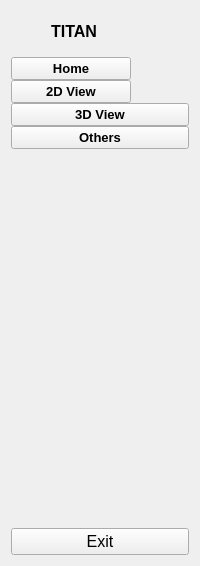
     <widget class="QWidget" name="full_menu_widget" native="true">
      <layout class="QVBoxLayout" name="verticalLayout_4">
       <item>
        <layout class="QHBoxLayout" name="horizontalLayout_2">
         <property name="spacing">
          <number>0</number>
         </property>
         <item>
          <widget class="QLabel" name="logo_label_2">
           <property name="minimumSize">
            <size>
             <width>40</width>
             <height>40</height>
            </size>
           </property>
           <property name="maximumSize">
            <size>
             <width>40</width>
             <height>40</height>
            </size>
           </property>
           <property name="text">
            <string/>
           </property>
           <property name="pixmap">
            <pixmap resource="resource.qrc">:/icon/icon/thunderstorm.png</pixmap>
           </property>
           <property name="scaledContents">
            <bool>true</bool>
           </property>
           <property name="alignment">
            <set>Qt::AlignCenter</set>
           </property>
          </widget>
         </item>
         <item alignment="Qt::AlignLeft">
          <widget class="QLabel" name="logo_label_3">
           <property name="font">
            <font>
             <family>Arial</family>
             <pointsize>12</pointsize>
             <weight>75</weight>
             <bold>true</bold>
            </font>
           </property>
           <property name="text">
            <string>TITAN</string>
           </property>
           <property name="alignment">
            <set>Qt::AlignCenter</set>
           </property>
          </widget>
         </item>
        </layout>
       </item>
       <item>
        <layout class="QVBoxLayout" name="verticalLayout_2">
         <property name="spacing">
          <number>0</number>
         </property>
         <item alignment="Qt::AlignLeft|Qt::AlignVCenter">
          <widget class="QPushButton" name="home_btn_2">
           <property name="sizePolicy">
            <sizepolicy hsizetype="Minimum" vsizetype="Preferred">
             <horstretch>0</horstretch>
             <verstretch>0</verstretch>
            </sizepolicy>
           </property>
           <property name="minimumSize">
            <size>
             <width>120</width>
             <height>0</height>
            </size>
           </property>
           <property name="font">
            <font>
             <family>Arial</family>
             <pointsize>10</pointsize>
             <weight>75</weight>
             <bold>true</bold>
            </font>
           </property>
           <property name="layoutDirection">
            <enum>Qt::LeftToRight</enum>
           </property>
           <property name="text">
            <string>Home</string>
           </property>
           <property name="icon">
            <iconset resource="resource.qrc">
             <normaloff>:/icon/icon/home_color.ico</normaloff>:/icon/icon/home_color.ico</iconset>
           </property>
           <property name="iconSize">
            <size>
             <width>25</width>
             <height>25</height>
            </size>
           </property>
           <property name="checkable">
            <bool>true</bool>
           </property>
           <property name="autoExclusive">
            <bool>true</bool>
           </property>
           <property name="autoDefault">
            <bool>false</bool>
           </property>
           <property name="default">
            <bool>false</bool>
           </property>
           <property name="flat">
            <bool>false</bool>
           </property>
          </widget>
         </item>
         <item alignment="Qt::AlignLeft">
          <widget class="QPushButton" name="view2d_2">
           <property name="sizePolicy">
            <sizepolicy hsizetype="Minimum" vsizetype="Preferred">
             <horstretch>0</horstretch>
             <verstretch>0</verstretch>
            </sizepolicy>
           </property>
           <property name="minimumSize">
            <size>
             <width>120</width>
             <height>0</height>
            </size>
           </property>
           <property name="font">
            <font>
             <family>Arial</family>
             <pointsize>10</pointsize>
             <weight>75</weight>
             <bold>true</bold>
            </font>
           </property>
           <property name="text">
            <string>2D View</string>
           </property>
           <property name="icon">
            <iconset resource="resource.qrc">
             <normaloff>:/icon/icon/2d_color.ico</normaloff>:/icon/icon/2d_color.ico</iconset>
           </property>
           <property name="iconSize">
            <size>
             <width>25</width>
             <height>25</height>
            </size>
           </property>
           <property name="checkable">
            <bool>true</bool>
           </property>
           <property name="autoExclusive">
            <bool>true</bool>
           </property>
          </widget>
         </item>
         <item>
          <widget class="QPushButton" name="view3d_2">
           <property name="sizePolicy">
            <sizepolicy hsizetype="Minimum" vsizetype="Preferred">
             <horstretch>0</horstretch>
             <verstretch>0</verstretch>
            </sizepolicy>
           </property>
           <property name="minimumSize">
            <size>
             <width>120</width>
             <height>0</height>
            </size>
           </property>
           <property name="font">
            <font>
             <family>Arial</family>
             <pointsize>10</pointsize>
             <weight>75</weight>
             <bold>true</bold>
            </font>
           </property>
           <property name="text">
            <string>3D View</string>
           </property>
           <property name="icon">
            <iconset resource="resource.qrc">
             <normaloff>:/icon/icon/3d-cube.ico</normaloff>:/icon/icon/3d-cube.ico</iconset>
           </property>
           <property name="iconSize">
            <size>
             <width>25</width>
             <height>25</height>
            </size>
           </property>
           <property name="checkable">
            <bool>true</bool>
           </property>
           <property name="autoExclusive">
            <bool>true</bool>
           </property>
          </widget>
         </item>
         <item>
          <widget class="QPushButton" name="other_2">
           <property name="sizePolicy">
            <sizepolicy hsizetype="Minimum" vsizetype="Preferred">
             <horstretch>0</horstretch>
             <verstretch>0</verstretch>
            </sizepolicy>
           </property>
           <property name="minimumSize">
            <size>
             <width>120</width>
             <height>0</height>
            </size>
           </property>
           <property name="font">
            <font>
             <family>Arial</family>
             <pointsize>10</pointsize>
             <weight>75</weight>
             <bold>true</bold>
            </font>
           </property>
           <property name="text">
            <string>Others</string>
           </property>
           <property name="icon">
            <iconset resource="resource.qrc">
             <normaloff>:/icon/icon/more.ico</normaloff>:/icon/icon/more.ico</iconset>
           </property>
           <property name="iconSize">
            <size>
             <width>25</width>
             <height>25</height>
            </size>
           </property>
           <property name="checkable">
            <bool>true</bool>
           </property>
           <property name="autoExclusive">
            <bool>true</bool>
           </property>
          </widget>
         </item>
        </layout>
       </item>
       <item>
        <spacer name="verticalSpacer_2">
         <property name="orientation">
          <enum>Qt::Vertical</enum>
         </property>
         <property name="sizeHint" stdset="0">
          <size>
           <width>20</width>
           <height>373</height>
          </size>
         </property>
        </spacer>
       </item>
       <item>
        <widget class="QPushButton" name="exit_btn_2">
         <property name="font">
          <font>
           <pointsize>12</pointsize>
          </font>
         </property>
         <property name="text">
          <string>Exit</string>
         </property>
         <property name="icon">
          <iconset resource="resource.qrc">
           <normaloff>:/icon/icon/switch.ico</normaloff>:/icon/icon/switch.ico</iconset>
         </property>
         <property name="iconSize">
          <size>
           <width>25</width>
           <height>25</height>
          </size>
         </property>
        </widget>
       </item>
      </layout>
     </widget>
